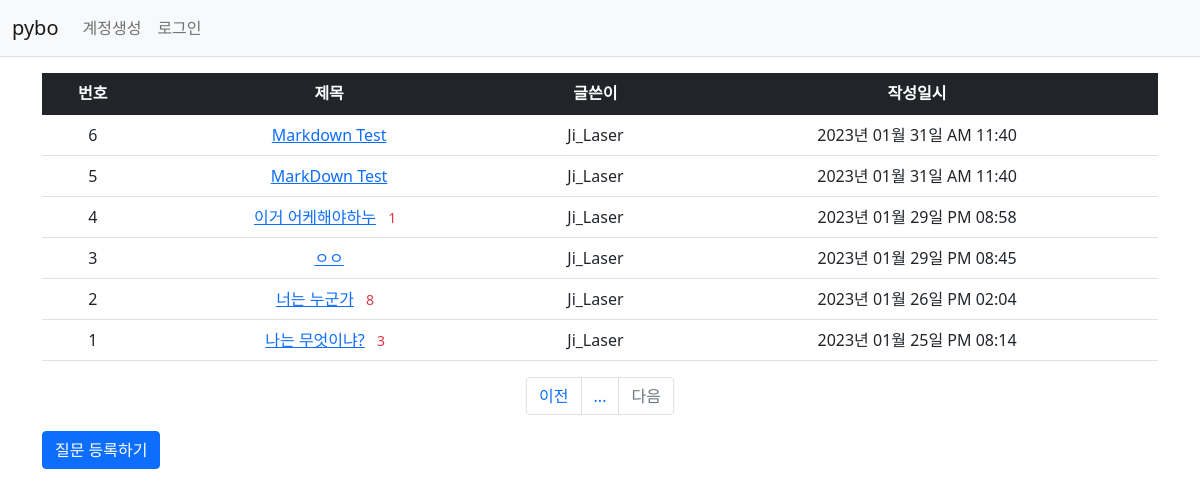
Page /question/list/ on the committed database.
### pybo/models.py (models this page shows)
class Question(db.Model):
    id = db.Column(db.Integer, primary_key = True)
    subject = db.Column(db.String(255), nullable = False)
    content = db.Column(db.Text(), nullable = False)
    create_date = db.Column(db.DateTime(), nullable = False)
    user_id = db.Column(db.Integer, db.ForeignKey('user.id', ondelete='CASCADE'), nullable=False)
    user = db.relationship('User', backref=db.backref('question_set'))
    modify_date = db.Column(db.DateTime(), nullable=True)
    voter = db.relationship('User', secondary=question_voter, backref=db.backref('question_voter_set'))

class User(db.Model):
    id = db.Column(db.Integer, primary_key = True)
    username = db.Column(db.String(150), unique = True ,nullable = False)
    password = db.Column(db.String(150), nullable = False)
    email = db.Column(db.String(120), unique = True, nullable = False)

### pybo/views/question_views.py (the view)
@bp.route('/list/')
def _list():
    page = request.args.get('page', type=int, default=1)  # 페이지
    question_list = Question.query.order_by(Question.create_date.desc())
    question_list = question_list.paginate(page=page, per_page=10)
    return render_template('question/question_list.html', question_list=question_list)

### pybo/filter.py (called while the page is built)
def format_datetime(value, fmt='%Y년 %m월 %d일 %p %I:%M'):
    return value.strftime(fmt)

### pybo/views/auth_views.py (called while the page is built)
@bp.before_app_request
def load_logged_in_user():
    user_id = session.get('user_id')
    if user_id is None:
        g.user = None
    else:
        g.user = User.query.get(user_id)

### pybo/templates/question/question_list.html
{% extends 'base.html' %}
{% block content %}
<div class="container my-3">
    <table class="table">
        <thead>
        <tr class="text-center table-dark">
            <th>번호</th>
            <th style="with: 50%">제목</th>
            <th>글쓴이</th>
            <th>작성일시</th>
        </tr>
        </thead>
        <tbody>
        {% if question_list %}
        {% for question in question_list.items %}
        <tr class="text-center">
            <td>{{ question_list.total - ((question_list.page-1)* question_list.per_page) - loop.index0 }}</td>
            <td class="text-center">
                <a href="{{ url_for('question.detail', question_id=question.id) }}">{{ question.subject }}</a>
                {% if question.answer_set|length > 0 %}
                <span class="text-danger small mx-2">{{ question.answer_set|length }}</span>
                {% endif %}
            </td>
            <td>
                {{ question.user.username }}
            </td>
            <td>{{ question.create_date|datetime }}</td>
        </tr>
        {% endfor %}
        {% else %}
        <tr>
            <td colspan="3">질문이 없습니다.</td>
        </tr>
        {% endif %}
        </tbody>
    </table>
    <ul class="pagination justify-content-center">
        {% if question_list.has_prev %}
        <li class="page-item">
            <a class="page-link" href="?page={{ question_list.prev_num }}">이전</a>
        </li>
        {% else %}
        <li class="page-item diasbled">
            <a class="page-link" tabindex="-1" aria-disabled="true" href="javascript:void(0)">이전</a>
        </li>
        {% endif %}
        {% for page_num in question_list.iter_pages() %}
        {% if page_num %}
        {% if page_num != question_list.page %}
        <li class="page-item">
            <a class="page-link" href="?page={{ page_num }}">{{ page_num }}</a>
        </li>
        {% else %}
        <li class="page-item activate" aria-current="page">
            <a class="page-link" href="javascript:void(0)">...</a>
        </li>
        {% endif %}
        {% else %}
        <li class="disabled">
            <a class="page-link" href="javascript:void(0)">...</a>
        </li>
        {% endif %}
        {% endfor %}
        {% if question_list.has_next %}
        <li class="page-item">
            <a class="page-link" href="?page={{ question_list.next_num }}">다음</a>
        </li>
        {% else %}
        <li class="page-item disabled">
            <a class="page-link" tabindex="-1" aria-disabled="true" href="javascript:void(0)">다음</a>
        </li>
        {% endif %}
    </ul>
    <a href="{{ url_for('question.create') }}" class="btn btn-primary">질문 등록하기</a>
</div>
{% endblock %}

### pybo/templates/base.html (shortened to what this page needs)
<!doctype html>
<html lang="ko">
<head>
    <link rel="stylesheet" href="{{ url_for('static', filename='bootstrap.min.css') }}">
    <link rel="stylesheet" href="{{ url_for('static', filename='style.css') }}">
</head>
<body>
{% include "navbar.html" %}
{% block content %}
{% endblock %}
</body>
</html>

### pybo/templates/navbar.html (shortened to what this page needs)
<nav class="navbar navbar-expand-lg navbar-light bg-light border-bottom">
    <div class="container-fluid">
        <a class="navbar-brand" href="{{ url_for('main.index')}}">pybo</a>
        <div class="collapse navbar-collapse" id="navbarSupportedContent">
            {% if g.user %}
            <ul class="navbar-nav">
                <li class="nav-item ">
                    <a class="nav-link" href="{{ url_for('auth.logout') }}">{{ g.user.username }} (로그아웃)</a>
                </li>
            </ul>
            {% else %}
            <ul class="navbar-nav me-auto mb-2 mb-lg-0">
                <li class="nav-item">
                    <a class="nav-link" href="{{ url_for('auth.signup') }}">계정생성</a>
                </li>
                <li class="nav-item">
                    <a class="nav-link" href="{{ url_for('auth.login') }}">로그인</a>
                </li>
            </ul>
            {% endif %}
        </div>
    </div>
</nav>

### rows in the picture
Question: id "6", subject "Markdown Test", user.username "Ji_Laser", create_date "2023년 01월 31일 AM 11:40"
Question: id "5", subject "MarkDown Test", user.username "Ji_Laser", create_date "2023년 01월 31일 AM 11:40"
Question: id "4", subject "이거 어케해야하누", answer_set|length "1", user.username "Ji_Laser", create_date "2023년 01월 29일 PM 08:58"
Question: id "3", subject "ㅇㅇ", user.username "Ji_Laser", create_date "2023년 01월 29일 PM 08:45"
Question: id "2", subject "너는 누군가", answer_set|length "8", user.username "Ji_Laser", create_date "2023년 01월 26일 PM 02:04"
Question: total "1", subject "나는 무엇이냐?", answer_set|length "3", user.username "Ji_Laser", create_date "2023년 01월 25일 PM 08:14"
